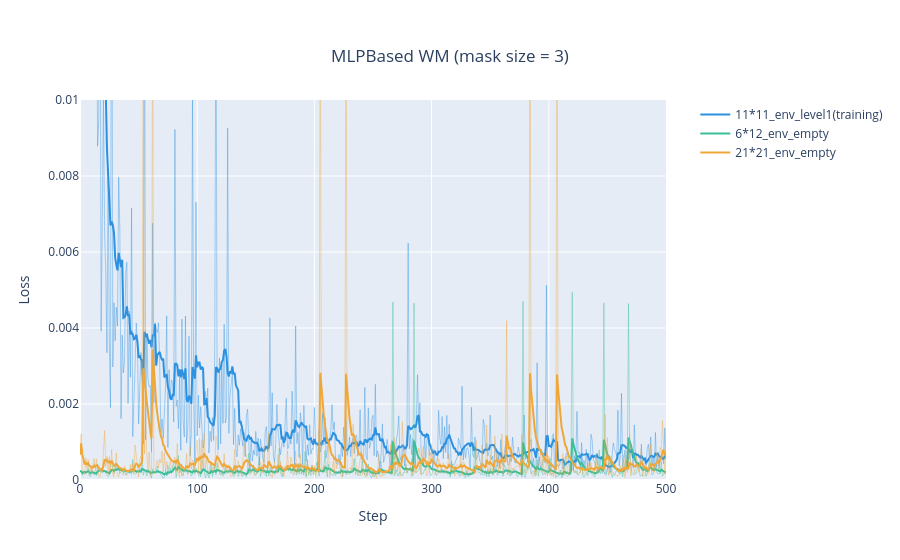

The cell this chart's notebook holds for it:
### Code cell
import plotly.graph_objects as go

fig = go.Figure()

# Use step indices for the x-axis
steps = list(range(len(df)))  # Generate step indices
steps2 = list(range(len(df2)))  # Generate step indices
steps3 = list(range(len(df3)))  # Generate step indices

# 1. 11*11
# Add the Original Loss Curve (background)
fig.add_trace(go.Scatter(
    x=steps,
    y=df["loss_obs"],
    mode='lines',
    name='Original Loss (Background)',
    line=dict(color='#2C91E0', width=1),  # Gray background with thin lines
    opacity=0.4,  # Make it semi-transparent
    showlegend=False
))

# Add the Smoothed Loss Curve (foreground)
fig.add_trace(go.Scatter(
    x=steps,
    y=df['loss_smooth'],
    mode='lines',
    name='11*11_env_level1(training)',
    line=dict(color='#2C91E0', width=2)  # Highlighted, thicker line
))

# 2. 6*12
fig.add_trace(go.Scatter(
    x=steps2,
    y=df2["loss"],
    mode='lines',
    name='Original Loss (Background)',
    line=dict(color='#3ABF99', width=1),  # Gray background with thin lines
    opacity=0.4,  # Make it semi-transparent
    showlegend=False
))

# Add the Smoothed Loss Curve (foreground)
fig.add_trace(go.Scatter(
    x=steps2,
    y=df2['loss_smooth'],
    mode='lines',
    name='6*12_env_empty',
    line=dict(color='#3ABF99', width=2)  # Highlighted, thicker line
))

# 3. 21*21
fig.add_trace(go.Scatter(
    x=steps3,
    y=df3["loss"],
    mode='lines',
    name='Original Loss (Background)',
    line=dict(color='#F0A73A', width=1),  # Gray background with thin lines
    opacity=0.4,  # Make it semi-transparent
    showlegend=False
))

# Add the Smoothed Loss Curve (foreground)
fig.add_trace(go.Scatter(
    x=steps3,
    y=df3['loss_smooth'],
    mode='lines',
    name='21*21_env_empty',
    line=dict(color='#F0A73A', width=2)  # Highlighted, thicker line
))

# Update the layout with a centered title
fig.update_layout(
    title=dict(
        text="MLPBased WM (mask size = 3)",
        x=0.5,
        xanchor='center',
        yanchor='top'
    ),
    xaxis_title="Step",
    yaxis_title="Loss",
    xaxis=dict(range=[0, 500]),  # 限制 X 轴范围
    yaxis=dict(range=[0, 0.01]),  # 限制 Y 轴范围
    legend=dict(
        x=1.05,
        y=1,
        xanchor='left',
        yanchor='top'
    ),
    margin=dict(r=150)
)
fig.show()

### Figure 1 — Plotly figure (JSON) as saved in the notebook; plotly's stock layout.template omitted (floating-point values rounded to 4 significant figures; data arrays with more than 128 entries replaced by an {"elided": "..."} marker saying what was removed)
{"data": [{"line": {"color": "#2C91E0", "width": 1}, "mode": "lines", "name": "Original Loss (Background)", "opacity": 0.4, "showlegend": false, "type": "scatter", "x": {"elided": "1057 int values"}, "y": {"elided": "1057 float values"}}, {"line": {"color": "#2C91E0", "width": 2}, "mode": "lines", "name": "11*11_env_level1(training)", "type": "scatter", "x": {"elided": "1057 int values"}, "y": {"elided": "1057 float values"}}, {"line": {"color": "#3ABF99", "width": 1}, "mode": "lines", "name": "Original Loss (Background)", "opacity": 0.4, "showlegend": false, "type": "scatter", "x": {"elided": "1200 int values"}, "y": {"elided": "1200 float values"}}, {"line": {"color": "#3ABF99", "width": 2}, "mode": "lines", "name": "6*12_env_empty", "type": "scatter", "x": {"elided": "1200 int values"}, "y": {"elided": "1200 float values"}}, {"line": {"color": "#F0A73A", "width": 1}, "mode": "lines", "name": "Original Loss (Background)", "opacity": 0.4, "showlegend": false, "type": "scatter", "x": {"elided": "637 int values"}, "y": {"elided": "637 float values"}}, {"line": {"color": "#F0A73A", "width": 2}, "mode": "lines", "name": "21*21_env_empty", "type": "scatter", "x": {"elided": "637 int values"}, "y": {"elided": "637 float values"}}], "layout": {"legend": {"x": 1.05, "xanchor": "left", "y": 1, "yanchor": "top"}, "margin": {"r": 150}, "title": {"text": "MLPBased WM (mask size = 3)", "x": 0.5, "xanchor": "center", "yanchor": "top"}, "xaxis": {"range": [0, 500], "title": {"text": "Step"}}, "yaxis": {"range": [0, 0.01], "title": {"text": "Loss"}}}}
